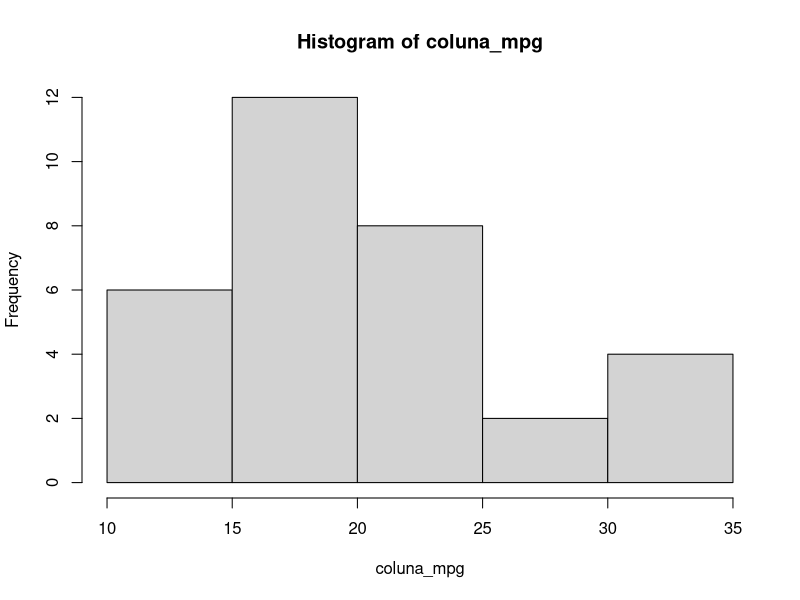
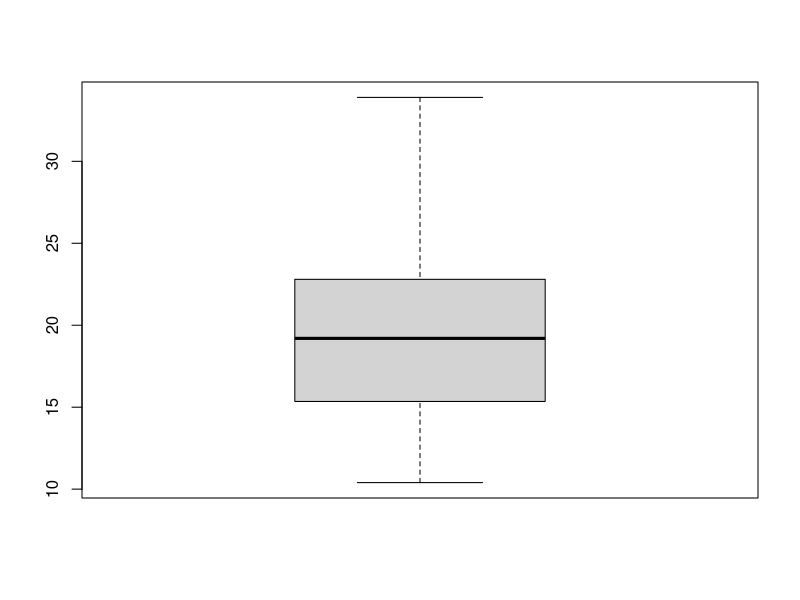
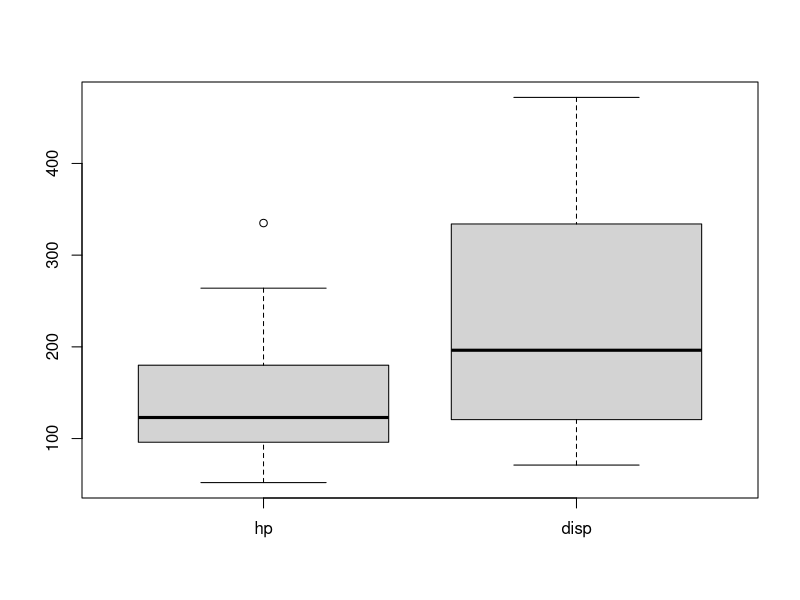

Source code (R) for these figures, in order:
require(car)
require(dplyr)

## carregando base de dados (o csv)
data <- read.csv('mtcars.csv', sep = ';', dec = ',', encoding = "UTF-8")

## mostrar os dados em tabela
View(data)

## exibir as variaveis
glimpse(data)

## A) Com a coluna mpg que consta na base, calcular: mínimo e o máximo valor, média,
## mediana, desvio padrão, os quartis, construir o histograma e o boxplot e interpretar
## os resultados.


## pegando valor maximo da coluna mpg
coluna_mpg <- data$mpg
maximo <- max(coluna_mpg)
maximo

## pegando o valor mínimo da coluna mpg
minimo <- min(coluna_mpg)
minimo

## calculando a média da coluna mpg
media <- mean(coluna_mpg)
media

## calculando a mediana da coluna mpg
mediana <- median(coluna_mpg)
mediana

## calculando o desvio padrao da coluna mpg
desvio_padrao <- sd(coluna_mpg)
desvio_padrao

## calculando os quartis da coluna mpg
quartis <- quantile(coluna_mpg, c(0.25, 0.5, 0.75))
quartis

## construindo o histograma da coluna mpg
hist(coluna_mpg)

## construindo o boxplot da coluna mpg
boxplot(coluna_mpg)



## B) Gerar um gráfico boxplot com as colunas disp e hp.
coluna_disp <- data$disp
coluna_hp <- data$hp
  ### juntando as colunas
join_disp_hp <- list(coluna_hp,coluna_disp)
boxplot(join_disp_hp, names = c("hp","disp"))



## C) Com a coluna qsec, agrupe os dados em seus respectivos quartis, construir tabela
## com as frequências absolutas e relativas e suas respectivas acumuladas. Gerar o
## histograma e comentar o resultado obtido.
coluna_qsec <- data$qsec
  ## agrupando seus quartis
  quartis_qsec <- quantile(coluna_qsec, c(0.25, 0.5, 0.75))
  ### calculando a frequencia absoluta da coluna qsec
  frequencia_abs_qsec <- table(coluna_qsec)
  frequencia_abs_qsec
  ### calculando a frequencia relativa da coluna qsec
  frequencia_rel_qsec <- prop.table(frequencia_abs_qsec)
  frequencia_rel_qsec
  ### construindo a tabela com a frequencia absoluta e a frequencia relativa
  tabela_frequencias <- data.frame(Frequencia_Absoluta = frequencia_abs_qsec, Frequencia_Relativa = frequencia_rel_qsec)
  tabela_frequencias
  
  ### calculando as frequências absolutas acumuladas e as frequências relativas acumuladas
  frequencia_absoluta_acumulada <- cumsum(frequencia_abs_qsec)
  frequencia_absoluta_acumulada
  frequencia_relativa_acumulada <- prop.table(frequencia_absoluta_acumulada)
  frequencia_relativa_acumulada
  